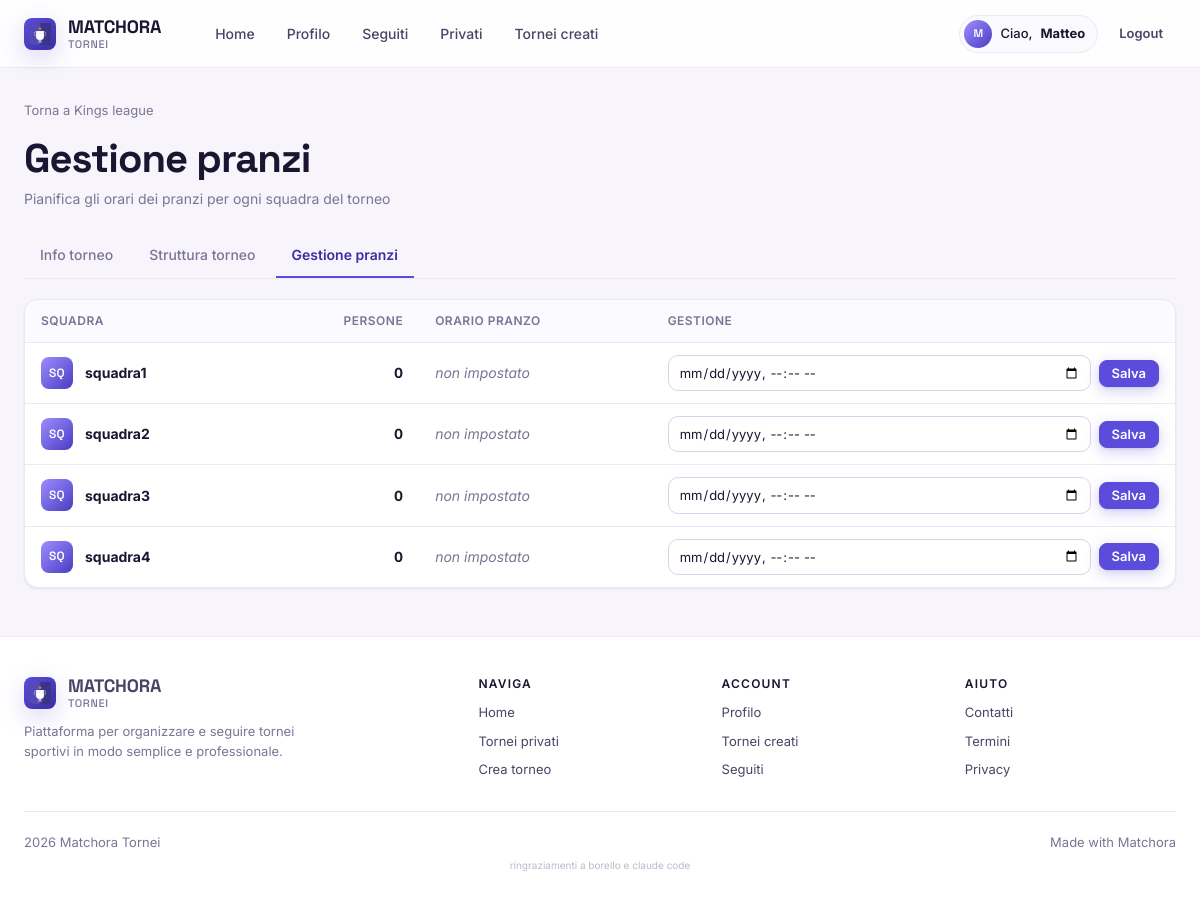
The app's page /senza_sicurezza/gestione_pranzi.php?id=25 (signed in) with its own data.
### tables this page shows
CREATE TABLE `torneo` (
  `id` int(11) NOT NULL,
  `sport` varchar(255) NOT NULL,
  `nome` varchar(150) NOT NULL,
  `descrizione` varchar(255) DEFAULT NULL,
  `luogo` varchar(255) NOT NULL,
  `formato` enum('girone_unico','eliminazione_diretta','gironi_playoff') NOT NULL,
  `tipo_partita` enum('andata','andata_ritorno') NOT NULL,
  `visibilita` enum('pubblico','privato') NOT NULL DEFAULT 'pubblico',
  `numero_squadre` int(11) NOT NULL,
  `creato_da` int(11) NOT NULL,
  `stato` enum('aperto','in_corso','completato') NOT NULL DEFAULT 'aperto',
  `min_giocatori_per_squadra` int(11) NOT NULL,
  `max_giocatori_per_squadra` int(11) NOT NULL,
  `min_squadre` int(11) NOT NULL DEFAULT 2,
  `data_chiusura_iscrizioni` datetime NOT NULL,
  `codice_privato` varchar(8) DEFAULT NULL
);

CREATE TABLE `squadra` (
  `id` int(11) NOT NULL,
  `torneo_id` int(11) NOT NULL,
  `nome` varchar(100) NOT NULL,
  `capitano_id` int(11) NOT NULL,
  `stato` enum('in_attesa','approvata','rifiutata') NOT NULL DEFAULT 'in_attesa',
  `token_approva` varchar(64) DEFAULT NULL,
  `token_rifiuta` varchar(64) DEFAULT NULL,
  `persone_pranzo` int(11) DEFAULT 0
);

### senza_sicurezza/gestione_pranzi.php (the view, shortened to what this page needs)
<?php
include("conf/db_config.php");
$torneo_id=$_GET['id'] ?? null;
$stmt=$conn->prepare("SELECT * FROM torneo WHERE id=?");
$stmt->bind_param("i",$torneo_id);
$stmt->execute();
$torneo=$stmt->get_result()->fetch_assoc();
$isOrganizzatore=isset($_SESSION['id_utente']) && $_SESSION['id_utente']==$torneo['creato_da'];
require_once('templates/header.php');
function pranzi_iniziali($nome) {
    return strtoupper(mb_substr($nome, 0, 2)) ?: 'SQ';
}
?>
<main class="m-page">
    <div class="m-container">
        <div style="margin-bottom: var(--m-4); font-size: 13px;">
            <a href="dettagli_torneo.php?id=<?= (int)$torneo_id ?>" style="color: var(--m-text-mute);"> Torna a <?= htmlspecialchars($torneo['nome']) ?></a>
        </div>
        <div class="m-page-head">
            <div>
                <h1>Gestione pranzi</h1>
                <div class="m-page-head__sub">Pianifica gli orari dei pranzi per ogni squadra del torneo</div>
            </div>
        </div>
        <div class="m-tabs">
            <a href="dettagli_torneo.php?id=<?= (int)$torneo_id ?>" class="m-tab">Info torneo</a>
            <a href="struttura_torneo.php?id=<?= (int)$torneo_id ?>" class="m-tab">Struttura torneo</a>
            <a href="gestione_pranzi.php?id=<?= (int)$torneo_id ?>" class="m-tab m-tab--active">Gestione pranzi</a>
        </div>
        <?php if(!$isOrganizzatore): ?>
            <?php
            $stmt=$conn->prepare("
                SELECT p.orario,s.nome,s.persone_pranzo
                FROM pranzi p
                JOIN squadra s ON p.squadra_id=s.id
                WHERE p.torneo_id=?
                ORDER BY p.orario
            ");
            $stmt->bind_param("i",$torneo_id);
            $stmt->execute();
            $result=$stmt->get_result();
            ?>
            <div class="m-table-wrap">
                <table class="m-table">
                    <thead>
                        <tr>
                            <th>Squadra</th>
                            <th class="m-num">Persone</th>
                            <th>Orario pranzo</th>
                        </tr>
                    </thead>
                    <tbody>
                        <?php while($row=$result->fetch_assoc()): ?>
                            <tr>
                                <td>
                                    <div class="m-row m-gap-3">
                                        <span class="m-avatar m-avatar--sq"><?= pranzi_iniziali($row['nome']) ?></span>
                                        <b><?= htmlspecialchars($row['nome']) ?></b>
                                    </div>
                                </td>
                                <td class="m-num"><b><?= (int)($row['persone_pranzo'] ?? 0) ?></b></td>
                                <td><span class="m-mono"><?= htmlspecialchars($row['orario']) ?></span></td>
                            </tr>
                        <?php endwhile; ?>
                    </tbody>
                </table>
            </div>
        <?php else: ?>
            <?php if($torneo['stato']!='in_corso'): ?>
                <div class="m-alert m-alert--info">
                    <svg viewBox="0 0 24 24" fill="none" stroke="currentColor" stroke-width="1.75" stroke-linecap="round" stroke-linejoin="round"><circle cx="12" cy="12" r="9"/><line x1="12" y1="8" x2="12" y2="12"/><line x1="12" y1="16" x2="12.01" y2="16"/></svg>
                    <div>I pranzi saranno disponibili dopo la chiusura delle iscrizioni.</div>
                </div>
            <?php else: ?>
                <?php
                $stmt=$conn->prepare("
                    SELECT s.id,s.nome,s.persone_pranzo,p.orario
                    FROM squadra s
                    LEFT JOIN pranzi p
                        ON p.squadra_id=s.id AND p.torneo_id=?
                    WHERE s.torneo_id=? AND s.stato='approvata'
                ");
                $stmt->bind_param("ii",$torneo_id,$torneo_id);
                $stmt->execute();
                $result=$stmt->get_result();
                ?>
                <div class="m-table-wrap">
                    <table class="m-table">
                        <thead>
                            <tr>
                                <th>Squadra</th>
                                <th class="m-num">Persone</th>
                                <th>Orario pranzo</th>
                                <th>Gestione</th>
                            </tr>
                        </thead>
                        <tbody>
                            <?php while($row=$result->fetch_assoc()): ?>
                                <tr>
                                    <td>
                                        <div class="m-row m-gap-3">
                                            <span class="m-avatar m-avatar--sq"><?= pranzi_iniziali($row['nome']) ?></span>
                                            <b><?= htmlspecialchars($row['nome']) ?></b>
                                        </div>
                                    </td>
                                    <td class="m-num"><b><?= (int)($row['persone_pranzo'] ?? 0) ?></b></td>
                                    <td>
                                        <?php if (!empty($row['orario'])): ?>
                                            <span class="m-mono"><?= htmlspecialchars($row['orario']) ?></span>
                                        <?php else: ?>
                                            <span class="m-muted" style="font-style: italic;">non impostato</span>
                                        <?php endif; ?>
                                    </td>
                                    <td>
                                        <form method="POST" style="display: flex; gap: 8px; align-items: center;">
                                            <input class="m-input" type="datetime-local" name="orario" value="<?= htmlspecialchars($row['orario'] ?? '') ?>" required style="padding: 6px 10px; font-size: 13px;">
                                            <button class="m-btn m-btn--<?= empty($row['orario']) ? 'primary' : 'secondary' ?> m-btn--sm"><?= empty($row['orario']) ? 'Salva' : 'Aggiorna' ?></button>
                                        </form>
                                    </td>
                                </tr>
                            <?php endwhile; ?>
                        </tbody>
                    </table>
                </div>
            <?php endif; ?>
        <?php endif; ?>
    </div>
</main>
<?php require_once('templates/footer.php'); ?>

### records on screen
torneo: nome "Kings league"
squadra: nome "SQ", nome "squadra1", persone_pranzo "0"
squadra: nome "SQ", nome "squadra2", persone_pranzo "0"
squadra: nome "SQ", nome "squadra3", persone_pranzo "0"
squadra: nome "SQ", nome "squadra4", persone_pranzo "0"

### other values on screen
$iniziali ?: 'U' "M"
$nome "Matteo"
